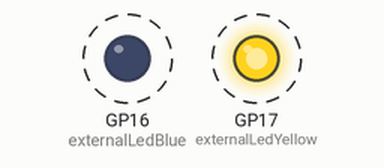
This program was run on a simulated Raspberry Pi Pico running CircuitPython. On the bench: output pins drawn as LEDs (lit = HIGH). Dashed ring = blinking.

Above: at 0.2 s.
Timing chart, 0 to 3.0 s (numbered marks = the images above):
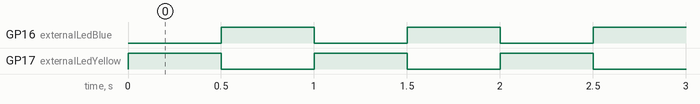

Measured:
- by itself, GP16 (externalLedBlue), GP17 (externalLedYellow): alternates HIGH for 0.50 s and LOW for 0.50 s

The program:

main.py
```python
import time
import board
import digitalio

externalLedBlue = digitalio.DigitalInOut(board.GP16)
externalLedBlue.switch_to_output()
externalLedYellow = digitalio.DigitalInOut(board.GP17)
externalLedYellow.switch_to_output()

while True:
  externalLedYellow.value = True
  externalLedBlue.value = False
  time.sleep(0.5)
  externalLedYellow.value = False
  externalLedBlue.value = True
  time.sleep(0.5)
```
